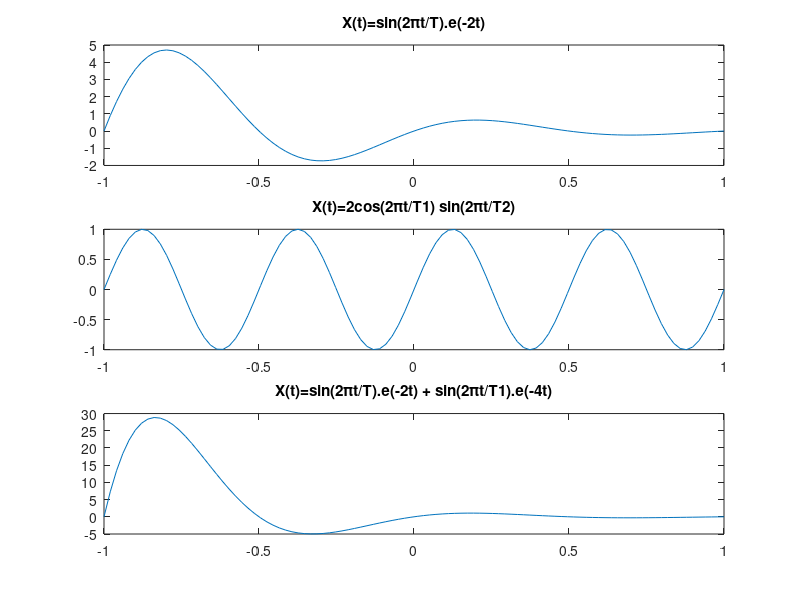

MATLAB code for this plot:
clear all;
close all;
clc;
t=linspace(-1,1,100);
for index=1:length(t)
  x1(index)=sin(2*pi*t(index))*e^(t(index).*-2)%taking T=1
end
subplot(3,2,[1 2])
plot(t,x1)
title("X(t)=sin(2πt/T).e(-2t)")
for index=1:length(t)
  x2(index)=2*cos(2*pi*t(index))*sin(2*pi*t(index))%taking T1=T2=1
end
subplot(3,2,[3 4])
plot(t,x2)
title("X(t)=2cos(2πt/T1) sin(2πt/T2)")
for index=1:length(t)
  x3(index)=sin(2*pi*t(index))*e^(t(index).*-2)+sin(2*pi*t(index))*e^(t(index).*-4)
end
subplot(3,2,[5 6])
plot(t,x3)
title("X(t)=sin(2πt/T).e(-2t) + sin(2πt/T1).e(-4t)")
